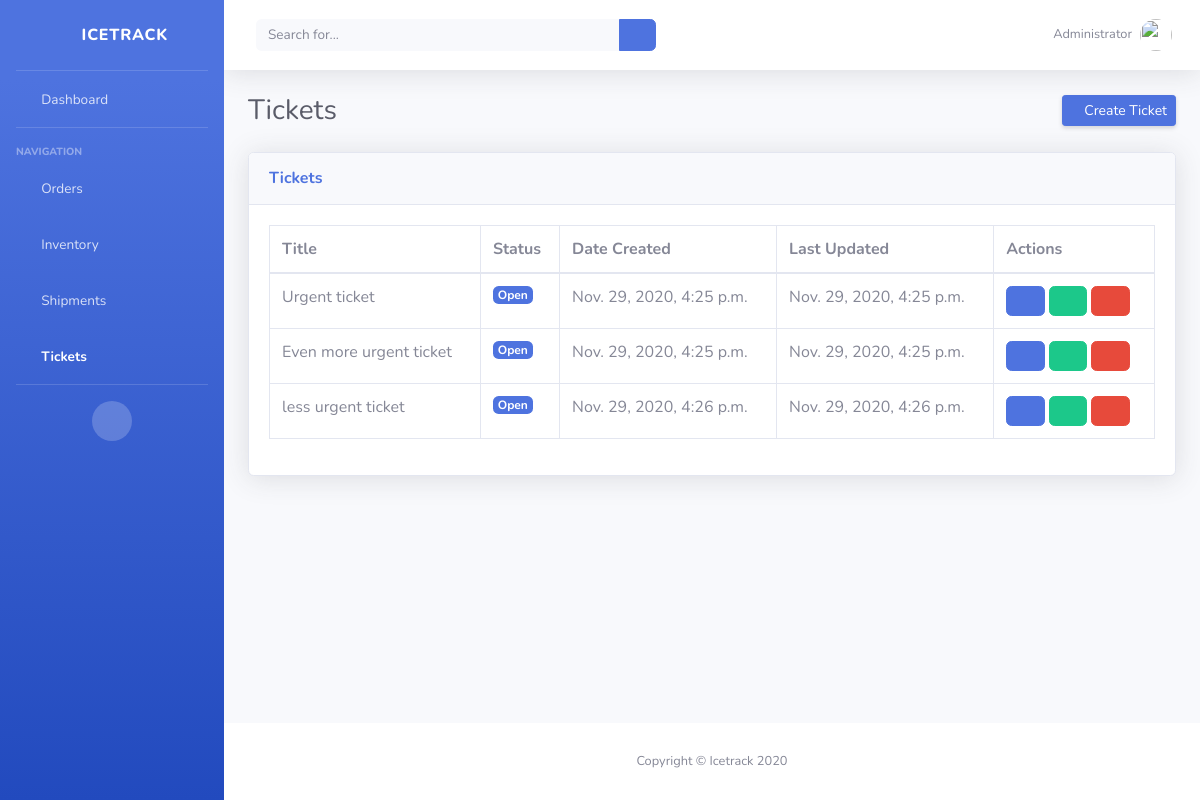
The app's page /tickets/, older data.
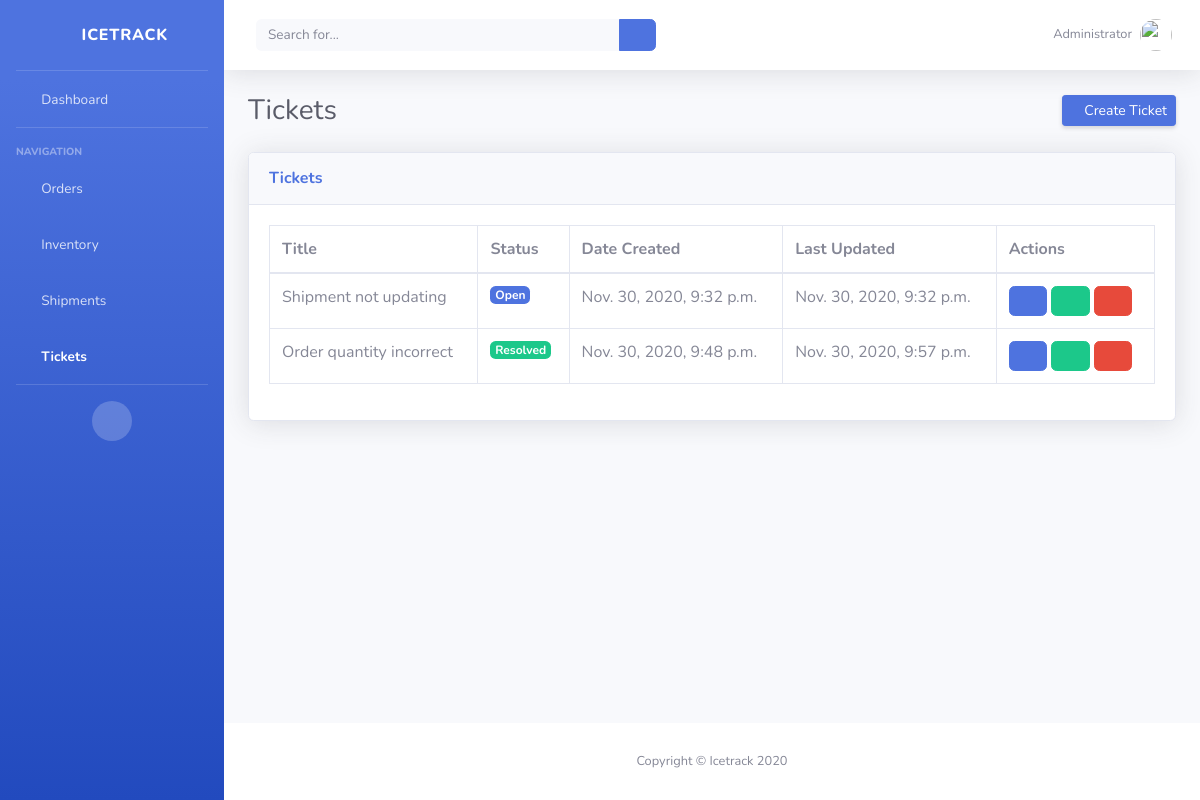
The same page, newer data.
### icetrack/models.py (models this page shows, shortened)
class Ticket(models.Model):
    STATUS_CHOICES = [
        ('Open', 'Open'),
        ('On Hold', 'On Hold'),
        ('Resolved', 'Resolved')
    ]
    title = models.CharField(max_length=50, blank=True, null=True)
    description = models.TextField(max_length=255, blank=True, null=True)
    status = models.CharField(max_length=10, choices=STATUS_CHOICES, default='Open')
    opened_by = models.CharField(max_length=50, blank=True, null=True)
    date_opened = models.DateTimeField(auto_now_add=True, auto_now=False)
    last_updated = models.DateTimeField(auto_now_add=False, auto_now=True)
    export_to_CSV = models.BooleanField(default=False)

### icetrack/views.py (the view)
# urls.py: path('tickets/', TicketsPageView.as_view(), name="tickets"),
class TicketsPageView(ListView):
    model = Ticket
    template_name = 'tickets.html'
    context_object_name = 'all_tickets_list'

### templates/tickets.html (shortened to what this page needs)
{% extends 'base.html' %}
{% block content%}
<div class="container-fluid">
    <div class="d-sm-flex align-items-center justify-content-between mb-4">
        <h1 class="h3 mb-0 text-gray-800">Tickets</h1>
        <a href="{% url 'create_ticket' %}" class="d-none d-sm-inline-block btn btn-sm btn-primary shadow-sm"><i class="fas fa-plus fa-sm text-white-50"></i> Create Ticket</a>
    </div>
    <div class="card shadow mb-4">
        <div class="card-header py-3">
            <h6 class="m-0 font-weight-bold text-primary">Tickets</h6>
        </div>
        <div class="card-body">
            <div class="table-responsive">
                <table class="table table-bordered" id="dataTable" width="100%" cellspacing="0">
                    <thead>
                        <tr>
                            <th>Title</th>
                            <th>Status</th>
                            <th>Date Created</th>
                            <th>Last Updated</th>
                            <th>Actions</th>
                        </tr>
                    </thead>
                    <tbody>
                        {% for ticket in all_tickets_list %}
                            <tr>
                                <td>{{ ticket.title }}</td>
                                <td>
                                    {% if ticket.status == 'Open' %}
                                        <span class="badge badge-primary">{{ticket.status}}</span>
                                    {% elif ticket.status == 'On Hold' %}
                                        <span class="badge badge-warning">{{ticket.status}}</span>
                                    {% elif ticket.status == 'Resolved' %}
                                        <span class="badge badge-success">{{ticket.status}}</span>
                                    {% endif %}
                                </td>
                                <td>{{ ticket.date_opened }}</td>
                                <td>{{ ticket.last_updated }}</td>
                                <td>
                                    <a class="btn btn-primary" href="{% url 'ticket_detail' ticket.id %}"><i class="far fa-eye"></i></a>
                                    <a class="btn btn-success" href="{% url 'update_ticket' ticket.id %}"><i class="fas fa-edit"></i></a>
                                    <a class="btn btn-danger" href="{% url 'delete_ticket' ticket.id %}"><i class="far fa-trash-alt"></i></a>
                                </td>
                            </tr>
                        {% endfor %}
                    </tbody>
                </table>
            </div>
        </div>
    </div>
</div>
{% endblock content %}

### templates/base.html (shortened to what this page needs)
{% load static %}
<head>
    <link href="{% static 'vendor/fontawesome-free/css/all.min.css' %}" rel="stylesheet" type="text/css">
    <link href="{% static 'css/sb-admin-2.min.css' %}" rel="stylesheet">
</head>
<body id="page-top">
    <div id="wrapper">
        <ul class="navbar-nav bg-gradient-primary sidebar sidebar-dark accordion" id="accordionSidebar">
            <a class="sidebar-brand d-flex align-items-center justify-content-center" href="{% url 'home' %}">
                <div class="sidebar-brand-icon rotate-n-15">
                    <i class="fas fa-ice-cream"></i>
                </div>
                <div class="sidebar-brand-text mx-3">Icetrack</div>
            </a>
            <hr class="sidebar-divider my-0">
            <li class="nav-item {% if request.path == '/' %} active {% endif %}">
                <a class="nav-link" href="{% url 'home' %}">
                    <i class="fas fa-fw fa-tachometer-alt"></i>
                    <span>Dashboard</span></a>
            </li>
            <hr class="sidebar-divider">
            <div class="sidebar-heading">
                Navigation
            </div>
            <li class="nav-item {% if 'order' in request.path %} active {% endif %}">
                <a class="nav-link" href="{% url 'orders' %}">
                    <i class="fas fa-fw fa-chart-area"></i>
                    <span>Orders</span></a>
            </li>
            <li class="nav-item {% if 'inventory' in request.path %} active {% endif %}">
                <a class="nav-link" href="{% url 'inventory' %}">
                    <i class="fas fa-fw fa-boxes"></i>
                    <span>Inventory</span></a>
            </li>
            <li class="nav-item {% if 'shipment' in request.path %} active {% endif %}">
                <a class="nav-link" href="{% url 'shipments' %}">
                    <i class="fas fa-fw fa-truck"></i>
                    <span>Shipments</span></a>
            </li>
            <li class="nav-item {% if 'ticket' in request.path %} active {% endif %}">
                <a class="nav-link" href="{% url 'tickets' %}">
                    <i class="fas fa-fw fa-table"></i>
                    <span>Tickets</span></a>
            </li>
            <hr class="sidebar-divider d-none d-md-block">
            <div class="text-center d-none d-md-inline">
                <button class="rounded-circle border-0" id="sidebarToggle"></button>
            </div>
        </ul>
        <div id="content-wrapper" class="d-flex flex-column">
            <div id="content">
                <nav class="navbar navbar-expand navbar-light bg-white topbar mb-4 static-top shadow">
                    <form
                        class="d-none d-sm-inline-block form-inline mr-auto ml-md-3 my-2 my-md-0 mw-100 navbar-search">
                        <div class="input-group">
                            <input type="text" class="form-control bg-light border-0 small" placeholder="Search for..."
                                aria-label="Search" aria-describedby="basic-addon2">
                            <div class="input-group-append">
                                <button class="btn btn-primary" type="button">
                                    <i class="fas fa-search fa-sm"></i>
                                </button>
                            </div>
                        </div>
                    </form>
                    <ul class="navbar-nav ml-auto">
                        <li class="nav-item dropdown no-arrow d-sm-none">
                        <li class="nav-item dropdown no-arrow">
                            <a class="nav-link dropdown-toggle" id="userDropdown" role="button"
                                data-toggle="dropdown" aria-haspopup="true" aria-expanded="false">
                                <span class="mr-2 d-none d-lg-inline text-gray-600 small">Administrator</span>
                                <img class="img-profile rounded-circle"
                                    src="{% static 'img/undraw_profile.svg' %}">
                            </a>
                        </li>
                    </ul>
                </nav>
                {% block content %}
                {% endblock %}
            </div>
            <footer class="sticky-footer bg-white">
                <div class="container my-auto">
                    <div class="copyright text-center my-auto">
                        <span>Copyright &copy; Icetrack 2020</span>
                    </div>
                </div>
            </footer>
        </div>
    </div>

Row changes from the older to the newer data that the page shows:
removed Ticket: title "Urgent ticket", status "Open", date_opened "Nov. 29, 2020, 4:25 p.m.", last_updated "Nov. 29, 2020, 4:25 p.m."
removed Ticket: title "Even more urgent ticket", status "Open", date_opened "Nov. 29, 2020, 4:25 p.m.", last_updated "Nov. 29, 2020, 4:25 p.m."
removed Ticket: title "less urgent ticket", status "Open", date_opened "Nov. 29, 2020, 4:26 p.m.", last_updated "Nov. 29, 2020, 4:26 p.m."
added Ticket: title "Shipment not updating", status "Open", date_opened "Nov. 30, 2020, 9:32 p.m.", last_updated "Nov. 30, 2020, 9:32 p.m."
added Ticket: title "Order quantity incorrect", status "Resolved", date_opened "Nov. 30, 2020, 9:48 p.m.", last_updated "Nov. 30, 2020, 9:57 p.m."
